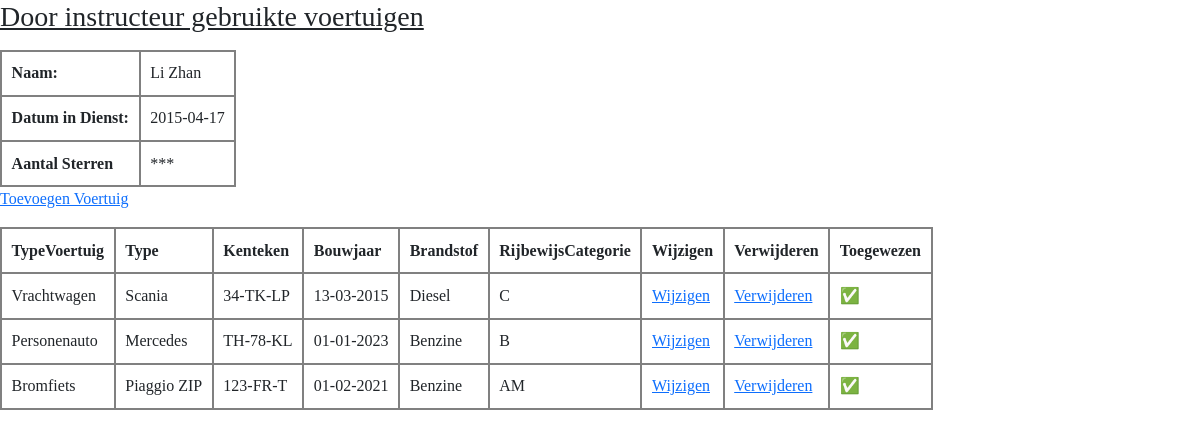
Screenshot of /instructeur/overzichtVoertuigen/1 with the database file from the repository.
### tables this page shows
CREATE TABLE IF NOT EXISTS Instructeur
(
    Id              TINYINT         UNSIGNED        NOT NULL    AUTO_INCREMENT
   ,Voornaam        VARCHAR(50)                     NOT NULL
   ,Tussenvoegsel   VARCHAR(10)                     NOT NULL
   ,Achternaam      VARCHAR(50)                     NOT NULL
   ,Mobiel          VARCHAR(12)                     NOT NULL
   ,DatumInDienst   DATE                            NOT NULL
   ,AantalSterren   VARCHAR(6)                      NOT NULL
   ,IsActief        BIT                             NOT NULL    DEFAULT 1
   ,Opmerkingen     VARCHAR(250)                        NULL    DEFAULT NULL
   ,DatumAangemaakt DateTime(6)                     NOT NULL
   ,DatumGewijzigd  DateTime(6)                     NOT NULL

   ,CONSTRAINT      PK_Instructeur_Id   PRIMARY KEY CLUSTERED(Id)
);

CREATE TABLE IF NOT EXISTS Voertuig
(
    Id                  TINYINT         UNSIGNED        NOT NULL    AUTO_INCREMENT
   ,Kenteken            VARCHAR(12)                     NOT NULL
   ,Type                VARCHAR(20)                     NOT NULL
   ,Bouwjaar            DATE                            NOT NULL
   ,Brandstof           VARCHAR(20)                     NOT NULL  
   ,TypeVoertuigId      TINYINT         UNSIGNED        NOT NULL  
   ,IsActief            BIT                             NOT NULL    DEFAULT 1
   ,Opmerkingen         VARCHAR(250)                        NULL    DEFAULT NULL
   ,DatumAangemaakt     DateTime(6)                     NOT NULL
   ,DatumGewijzigd      DateTime(6)                     NOT NULL

   ,CONSTRAINT      PK_Voertuig_Id   PRIMARY KEY CLUSTERED(Id)
   ,CONSTRAINT      FK_Voertuig_TypeVoertuigId_TypeVoertuig_Id  FOREIGN KEY (TypeVoertuigId) REFERENCES TypeVoertuig(Id)
);

CREATE TABLE IF NOT EXISTS TypeVoertuig
(
    Id                  TINYINT         UNSIGNED        NOT NULL    AUTO_INCREMENT
   ,TypeVoertuig        VARCHAR(20)                     NOT NULL
   ,Rijbewijscategorie  VARCHAR(5)                      NOT NULL
   ,IsActief            BIT                             NOT NULL    DEFAULT 1
   ,Opmerkingen         VARCHAR(250)                        NULL    DEFAULT NULL
   ,DatumAangemaakt     DateTime(6)                     NOT NULL
   ,DatumGewijzigd      DateTime(6)                     NOT NULL

   ,CONSTRAINT      PK_TypeVoertuig_Id   PRIMARY KEY CLUSTERED(Id)
);

### app/libraries/Database.php (called while the page is built, shortened)
<?php
class Database
{
    private $dbHandler;
    private $statement;
    public function __construct()
    {
        $conn = 'mysql:host=' . DB_HOST . ';dbname=' . DB_NAME . ';charset=UTF8';
        try {
            $this->dbHandler = new PDO($conn, DB_USER, DB_PASS);
        } catch (PDOException $e) {
            echo $e->getMessage();
        }
    }
    public function query($sql)
    {
        $this->statement = $this->dbHandler->prepare($sql);
    }
    public function resultSet()
    {
        $this->statement->execute();
        return $this->statement->fetchAll(PDO::FETCH_OBJ);
    }
    public function single()
    {
        $this->statement->execute();
        return $this->statement->fetch(PDO::FETCH_OBJ);
    }
}

### app/models/InstructeurModel.php (called while the page is built, shortened)
<?php
class InstructeurModel
{
    private $db;
    public function __construct()
    {
        $this->db = new Database();
    }
    public function getToegewezenVoertuigen($Id)
    {
        $sql = "SELECT       VOER.Type
                            ,VOER.Kenteken
                            ,VOER.Bouwjaar
                            ,VOER.Brandstof
                            ,TYVO.TypeVoertuig
                            ,TYVO.RijbewijsCategorie
                            ,VOER.Id
                            ,(SELECT COUNT(*) >= 2 from VoertuigInstructeur where VoertuigId = VOER.Id) as Multiple
                FROM        Voertuig    AS  VOER
                INNER JOIN  TypeVoertuig AS TYVO
                ON          TYVO.Id = VOER.TypeVoertuigId
                INNER JOIN  VoertuigInstructeur AS VOIN
                ON          VOIN.VoertuigId = VOER.Id
                INNER JOIN  Instructeur AS INST
                ON          VOIN.InstructeurId = INST.Id
                WHERE       INST.IsActief AND VOIN.InstructeurId = $Id
                ORDER BY    TYVO.RijbewijsCategorie DESC";
        $this->db->query($sql);
        return $this->db->resultSet();
    }
    public function getInstructeurById($Id)
    {
        $sql = "SELECT Voornaam
                      ,Tussenvoegsel
                      ,Achternaam
                      ,DatumInDienst
                      ,AantalSterren
                      ,Id
                FROM  Instructeur
                WHERE Id = $Id";
        $this->db->query($sql);
        return $this->db->single();
    }
}

### app/libraries/Core.php (called while the page is built, shortened)
<?php
 class Core
 {
    private $currentMethod = 'index';
    public function __construct()
    {
        $url = $this->getURL();
        if (file_exists('../app/controllers/' . ucwords($url[0]) . '.php')) {
            unset($url[0]);
        }
        $this->currentController = new $this->currentController();
        if (isset($url[1])) {
            if (method_exists($this->currentController, $url[1])) {
                $this->currentMethod = $url[1];
                unset($url[1]);
            }
        }
        $this->params = $url ? array_values($url): [];
        call_user_func_array([$this->currentController, $this->currentMethod], $this->params);
    }
    public function getURL()
    {
        if (isset($_GET['url'])) {
            $url = rtrim($_GET['url'], '/');
            $url = filter_var($url, FILTER_SANITIZE_URL);
            $url = explode('/', $url);
            return $url;
        } else {
            return array('Homepage', 'index');
        }
    }
 }

### app/require.php (called while the page is built, shortened)
<?php
    require_once 'libraries/Core.php';
    require_once 'libraries/BaseController.php';
    require_once 'libraries/Database.php';
    $init = new Core();

### public/index.php (called while the page is built)
<?php
    require_once '../app/require.php';

### app/controllers/Instructeur.php (the view, shortened to what this page needs)
<?php
class Instructeur extends BaseController
{
    private $instructeurModel;
    public function __construct()
    {
        $this->instructeurModel = $this->model('InstructeurModel');
    }
    public function overzichtVoertuigen($Id)
    {
        $message = $_SESSION["message"] ?? null;
        $instructeurInfo = $this->instructeurModel->getInstructeurById($Id);
        $naam = $instructeurInfo->Voornaam . " " . $instructeurInfo->Tussenvoegsel . " " . $instructeurInfo->Achternaam;
        $datumInDienst = $instructeurInfo->DatumInDienst;
        $aantalSterren = $instructeurInfo->AantalSterren;
        $result = $this->instructeurModel->getToegewezenVoertuigen($Id);
        $tableRows = "";
        if (empty($result)) {
            $tableRows = "<tr>
                            <td colspan='9'>
                                Er zijn op dit moment nog geen voertuigen toegewezen aan deze instructeur
                            </td>
                          </tr>";
        } else {
            foreach ($result as $voertuig) {
                $date_formatted = date_format(date_create($voertuig->Bouwjaar), 'd-m-Y');
                $toegewezenHtml = $voertuig->Multiple
                    ? "<a href='/instructeur/reassignVoertuig/$instructeurInfo->Id/$voertuig->Id'>❌</a>"
                    : "✅";
                $tableRows .= "<tr>
                                    <td>$voertuig->TypeVoertuig</td>
                                    <td>$voertuig->Type</td>
                                    <td>$voertuig->Kenteken</td>
                                    <td>$date_formatted</td>
                                    <td>$voertuig->Brandstof</td>
                                    <td>$voertuig->RijbewijsCategorie</td>
                                    <td><a href='/instructeur/wijzig/$voertuig->Id'>Wijzigen</a></td>
                                    <td><a href='/instructeur/unassign/$Id/$voertuig->Id'>Verwijderen</a></td>
                                    <td>$toegewezenHtml</td>
                            </tr>";
            }
        }
        $data = [
            'title'     => 'Door instructeur gebruikte voertuigen',
            'tableRows' => $tableRows,
            'naam'      => $naam,
            'datumInDienst' => $datumInDienst,
            'aantalSterren' => $aantalSterren,
            'id' => $Id,
            'message' => $message,
        ];
        $this->view('Instructeur/overzichtVoertuigen', $data);
    }
}

### app/libraries/BaseController.php (shortened to what this page needs)
<?php
class BaseController
{
    public function view($view, $data = [])
    {
        if ( file_exists('../app/views/' . $view . '.php')) {
            require_once('../app/views/' . $view . '.php');
        } else {
            echo 'De view bestaat niet';
        }
    }
    public function model($model)
    {
        if (file_exists('../app/models/' . $model . '.php')) {
            return new $model();
        } else {
            echo 'De model bestaat niet';
        }
    }
}

### app/views/Instructeur/overzichtVoertuigen.php (shortened to what this page needs)
<!doctype html>
<html lang="en">
<head>
    <link href="https://cdn.jsdelivr.net/npm/bootstrap@5.3.0-alpha3/dist/css/bootstrap.min.css" rel="stylesheet">
    <link rel="stylesheet" href="https://cdn.jsdelivr.net/npm/bootstrap-icons@1.10.4/font/bootstrap-icons.css">
    <link rel="stylesheet" href="/css/style.css">
</head>
<body>
    <h3><u><?= $data['title']; ?></u></h3>
    <table>
        <tbody>
            <tr>
                <th>Naam:</th>
                <td><?= $data['naam']; ?></td>
            </tr>
            <tr>
                <th>Datum in Dienst:</th>
                <td><?= $data['datumInDienst']; ?></td>
            </tr>
            <tr>
                <th>Aantal Sterren</th>
                <td><?= $data['aantalSterren']; ?></td>
            </tr>
        </tbody>
    </table>
    <a href="/instructeur/overzichtBeschikbareVoertuigen/<?= $data['id'] ?>">Toevoegen Voertuig</a>
    <table>
        <thead>
            <th>TypeVoertuig</th>
            <th>Type</th>
            <th>Kenteken</th>
            <th>Bouwjaar</th>
            <th>Brandstof</th>
            <th>RijbewijsCategorie</th>
            <th>Wijzigen</th>
            <th>Verwijderen</th>
            <th>Toegewezen</th>
        </thead>
        <tbody>
            <?= $data['tableRows']; ?>
        </tbody>
    </table>
</body>
</html>

### public/css/style.css (style rules this page uses)
body { font-family: Verdana; }
table { border: 2px solid gray; border-collapse: collapse; margin-top: 1em; text-align: left; }
th, td { border: 2px solid gray; padding:.6em; }

### rows the page displays
instructeur: DatumInDienst "2015-04-17", AantalSterren "***"
voertuig: TypeVoertuigId.TypeVoertuig "Vrachtwagen", Type "Scania", Kenteken "34-TK-LP", Bouwjaar "13-03-2015", Brandstof "Diesel", TypeVoertuigId.Rijbewijscategorie "C"
voertuig: TypeVoertuigId.TypeVoertuig "Personenauto", Type "Mercedes", Kenteken "TH-78-KL", Bouwjaar "01-01-2023", Brandstof "Benzine", TypeVoertuigId.Rijbewijscategorie "B"
voertuig: TypeVoertuigId.TypeVoertuig "Bromfiets", Type "Piaggio ZIP", Kenteken "123-FR-T", Bouwjaar "01-02-2021", Brandstof "Benzine", TypeVoertuigId.Rijbewijscategorie "AM"

### other values shown
$data['title'] "Door instructeur gebruikte voertuigen"
$data['naam'] "Li Zhan"
